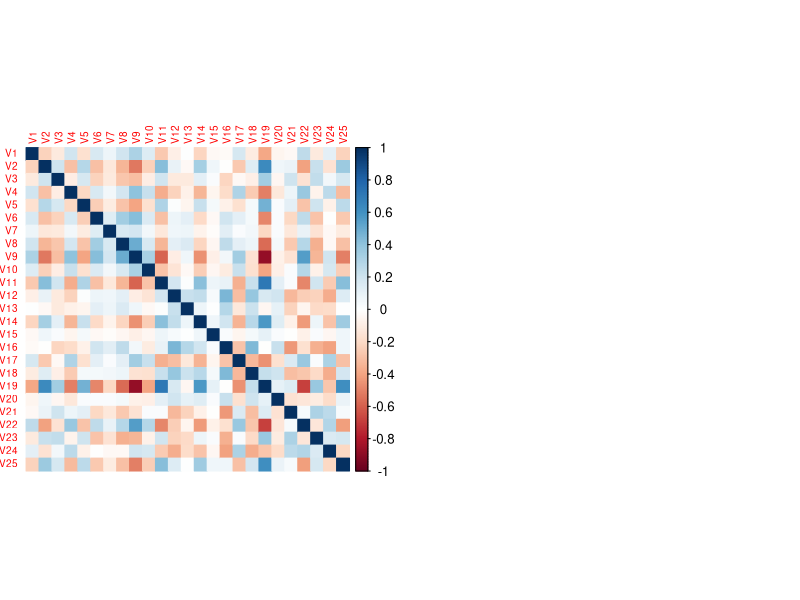
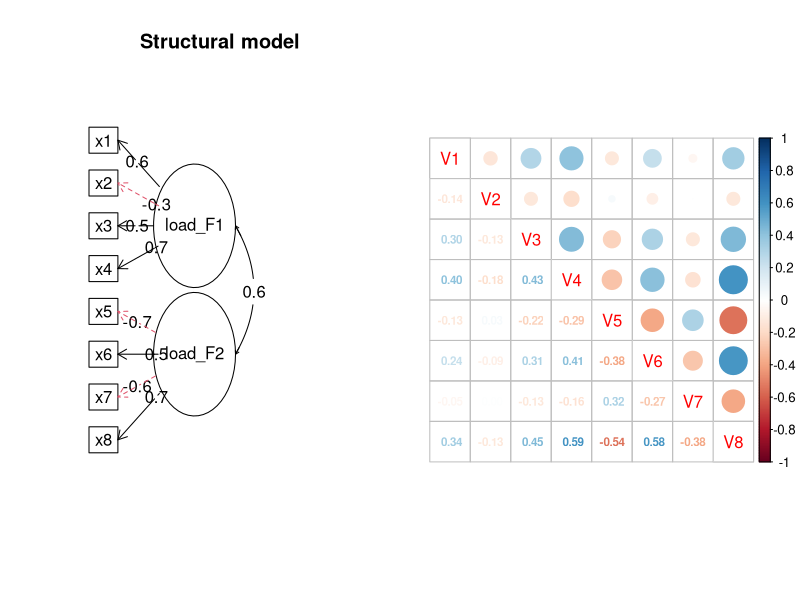
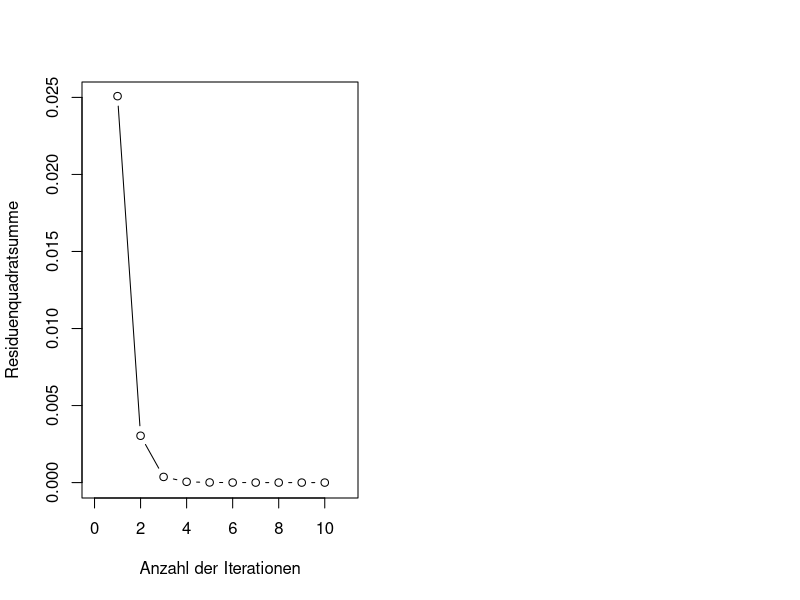

Reproduce these figures in R, in order.
## ---- chunk 1
knitr::opts_chunk$set(echo = FALSE)
## ---- chunk 2
set.seed(123)
N <- 50
# Faktorladungen (zufällig)
seq <- seq(-0.7, 0.7, length.out=100)
rnd <- sample(seq, N, replace = TRUE)
fx <- matrix(rnd, ncol = 2)
# Hauptdiagonale 
phi <- diag(rep(1, 2))
# Zwischenfaktorkorrelation 
phi[1, 2] <- phi[2, 1] <- 0.2
par(mfrow=c(1,2))
# Korrelationsmatrix
R <- psych::sim.structure(fx, phi)$model
corrplot::corrplot(R, method = 'color', tl.cex = 0.6) 
## ---- chunk 3
# Anzahl der Items
N <- 8
# Faktorladungen
load_F1 <- c(0.6, -0.3, 0.5, 0.7, 0.1, 0.2, 0.2, 0.3)
load_F2 <- c(-0.1, 0.1, 0.1, 0.1, -0.7, 0.5, -0.6, 0.7)
fx <- cbind(load_F1, load_F2)
# Zwischenfaktorkorrelation 
phi <- diag(rep(1, 2)) ; phi[1, 2] <- phi[2, 1] <- 0.6
# Korrelationsmatrix
R <- psych::sim.structure(fx, phi)$model
## ---- chunk 4
old.par <- par(mfrow=c(1,1))
par(mfrow=c(1,2))
psych::structure.diagram(fx, phi, cut = FALSE)
corrplot::corrplot.mixed(R, number.cex=.7)
par(old.par)
## ---- chunk 5
grep_commu <- function(noi) {
  psych::fa(R, fm="pa", nfactors = 2, max.iter = noi)$communality
}
iters <- 1:4
commus <- lapply(iters, grep_commu)
calc_cormat <- function(commu, R){
  diag(R) <- commu ; round(R, digits = 2) 
}
Rs <- lapply(commus, calc_cormat, R=R) ; 
names(Rs) <- paste0("iteration ", seq(iters))
Rs
## ---- chunk 6
find_RSS <- function(noi){
resid <- psych::fa(R, fm="pa", nfactors = 2, rotate = "none", 
                   residuals = TRUE, max.iter=noi)$residual
sum(resid[upper.tri(resid, diag = FALSE)])^2
}
seq <- 1:10 
(RSS <- sapply(seq, find_RSS))
plot(NULL, xlim=c(-0.1, 11), ylim= c(0, 0.025), 
     ylab="Residuenquadratsumme", xlab="Anzahl der Iterationen")
points(x=seq, y=RSS, type = "b")
